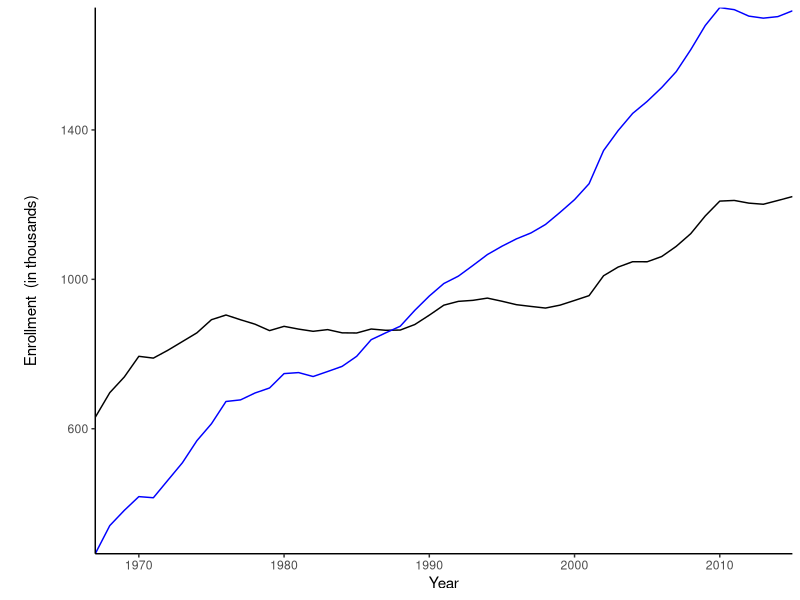
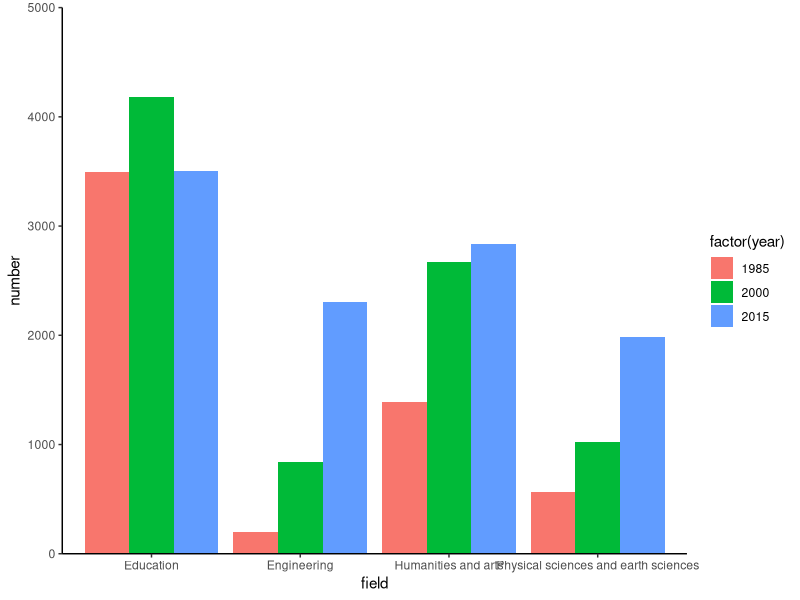

These charts were generated, in order, by the following R code:
## ---- chunk 1
knitr::opts_chunk$set(echo = TRUE)
## ---- chunk 2
#load packages
library(tidyverse)
## ---- chunk 3
#load files

faculty_salary <- read_csv("Faculty_salary.csv")
enrollment <- read_csv("grad_enrollment.csv")
phd_field <- read_csv("phd_by_field.csv")
phd_salary <- read_csv("phd_median_salary.csv")


## ---- chunk 4
#part 1
enrollment <- enrollment %>% 
  mutate(male_enroll = males/1000, female_enroll = females/1000)


enrollment_graph <- ggplot(enrollment, aes(x = Year)) +
  geom_line(aes(y = male_enroll)) +
  geom_line(aes(y = female_enroll), color = "blue") +
  theme_classic() +
  scale_x_continuous(expand = c(0,0)) +
  scale_y_continuous(expand = c(0,0)) +
  labs(x = "Year", y = "\n Enrollment  (in thousands) \n")
enrollment_graph

#next step: what kind of stats to perform?


## ---- chunk 5
#part 2 (figure) Shifts in female PhD recipients by field (1985, 2000, and 2015).

female_recieve <- phd_field %>% 
  filter(year %in% c("1985", "2000", "2015"),
         sex == "female",
         field %in% c("Physical sciences and earth sciences", "Engineering", "Education", "Humanities and arts")) %>% 
  select(1:4)

female_col <- ggplot(female_recieve, aes(field, number, fill = factor(year))) +
  geom_bar(stat="identity", position="dodge") +
  theme_classic() +
  scale_y_continuous(expand = c(0,0), limit = c(0, 5000))
female_col




## ---- chunk 6
#Part 2 (stats) - chi square test: year vs field

female_field <- female_recieve %>% 
  select(-sex) %>% 
  spread(year, number)

female_matrix <- female_field %>% 
  select(-field)

female_prop <- prop.table(as.matrix(female_matrix), 1)

female_chi <- chisq.test(female_matrix)


## ---- chunk 7
#PART 3 (Graph)

phd_salary_box <- ggplot(phd_salary, aes(sex, postdoc)) +
  geom_boxplot()

employ_salary_box <- ggplot(phd_salary, aes(sex, employment)) +
  geom_boxplot()


## ---- chunk 8
#part 3 (stats) man-witney U



## ---- chunk 9
#part 4 - build model

salary_lm <- lm(salary ~ sex + discipline + years_phd + years_faculty + rank, data = faculty_salary)
summary(salary_lm)
##R52 = .44


salary_lm2 <- lm(salary ~ sex + discipline + years_faculty + rank, data = faculty_salary)
summary(salary_lm2)
#R^2 = .44
#all significant besides sex - not AS significant as lm3

salary_lm3 <- lm(salary ~ sex + discipline + rank, data = faculty_salary)
summary(salary_lm3)
#R^2 = .44
#all VERY significant but sex

lm1_aic <- AIC(salary_lm)
#9093
lm2_aic <- AIC(salary_lm2)
#9096
lm3_aic <- AIC(salary_lm3)
#9095


